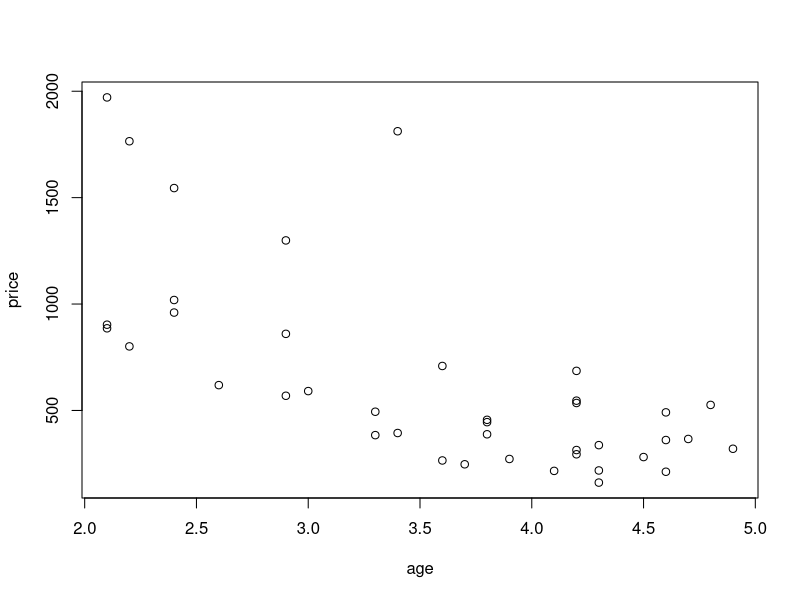
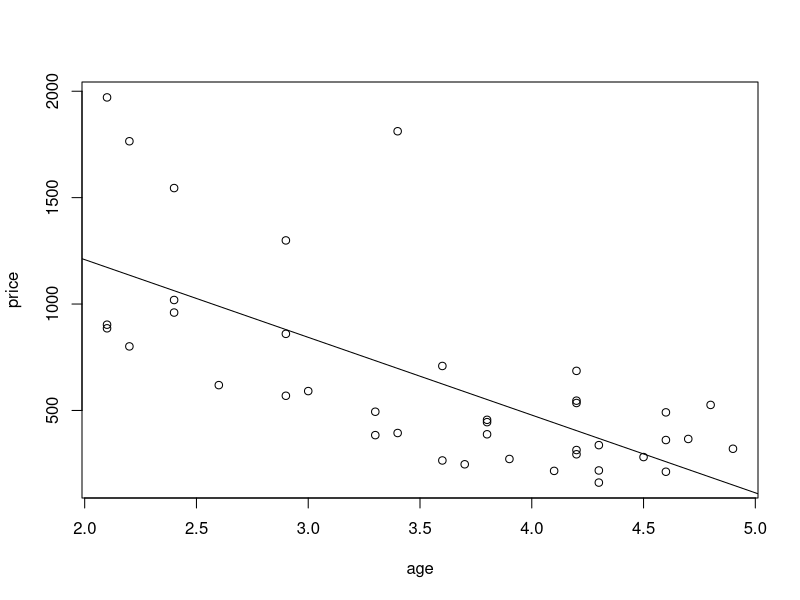
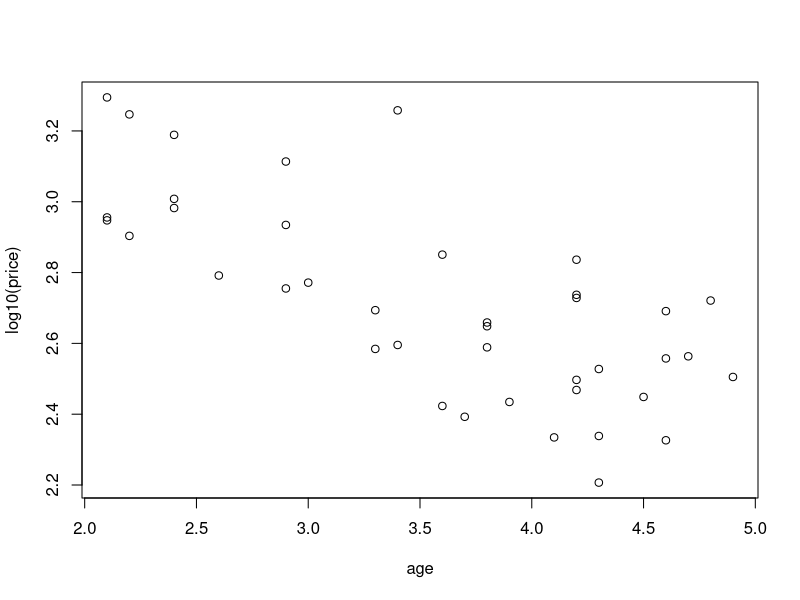
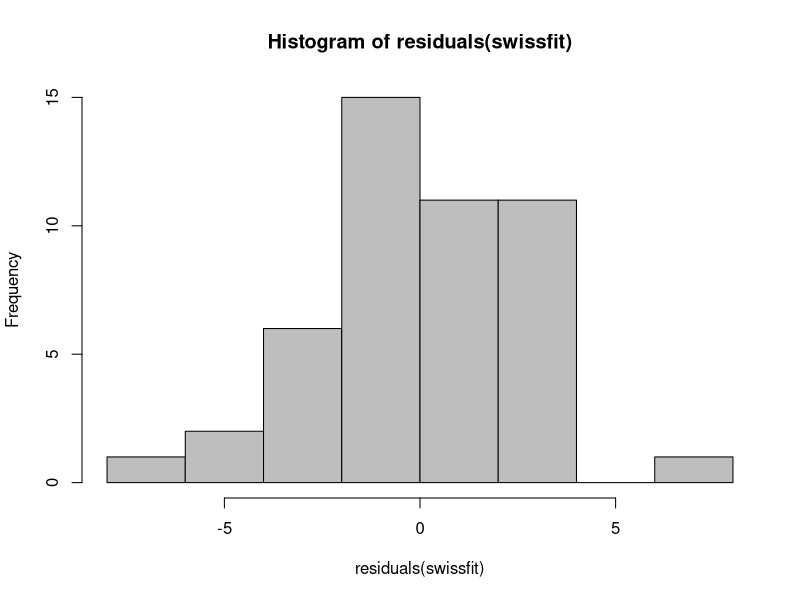
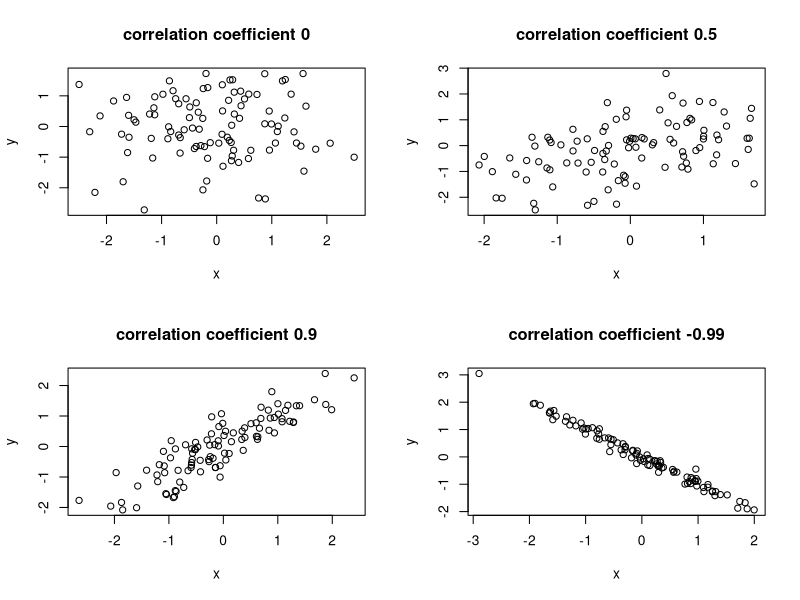

The R source for these figures, in order:
## ---- chunk 1
carprices <- data.frame(
age =
      c(4.2, 2.1, 4.8, 2.1, 2.9, 4.3, 4.3, 3.3, 3.8, 3.4, 4.2,
        3.3, 4.1, 2.1, 4.2, 2.9, 2.4, 3.9, 4.9, 3.6, 4.5, 4.6,
	2.4, 4.2, 4.3, 4.7, 2.4, 4.6, 3.7, 3.8, 3.0, 2.6, 4.2,
	3.4, 3.6, 2.2, 4.6, 2.2, 2.9, 3.8),
price =
  c(686, 886, 526, 1971, 860, 161, 218, 494, 445, 1812, 535, 384, 216, 903, 314, 569, 
1019, 272, 320, 265, 281, 361, 960, 546, 337, 366, 1545, 212, 
247, 456, 591, 619, 294, 394, 709, 1765, 491, 801, 1299, 388))
## ---- chunk 2
plot(price~age, data=carprices)
## ---- chunk 3
lm(price~age,data=carprices)
## ---- chunk 4
plot(price~age,data=carprices)
abline(lm(price~age,data=carprices))
## ---- chunk 5
summary(lm(price~age,data=carprices))
## ---- chunk 6
plot(log10(price)~age,data=carprices)
## ---- chunk 7
summary(lm(log10(price)~age,data=carprices))
## ---- chunk 8
summary(lm(Infant.Mortality ~ Fertility + Catholic, data=swiss))
## ---- chunk 9
swissfit <- lm(Infant.Mortality ~ Fertility + Catholic, data=swiss)
hist(residuals(swissfit),col='gray')
## ---- chunk 10
coefficients(swissfit)
## ---- chunk 11
library("mvtnorm")
f <- function(n,rho){
    d <- rmvnorm(n,sigma=matrix(c(1,rho,rho,1),2,2))
 plot(d,xlab='x',ylab='y',main=paste("correlation coefficient ",rho,sep=""))
}

par(mfrow=c(2,2))
f(100,0)
f(100,0.5)
f(100,0.9)
f(100,-0.99)
